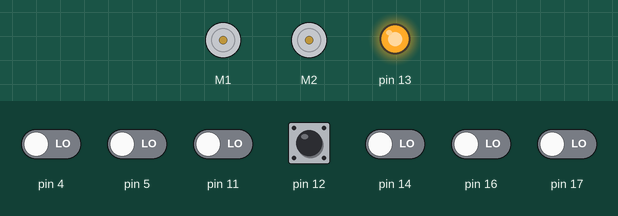
Simulated run of this sketch. Board: Arduino Uno, built with avr-gcc and run on an emulated ATmega328P. On the bench: 2 × DC motor (green arrow = forward, orange = backward, longer = faster), output pins drawn as LEDs (lit = HIGH). The test bench sets the inputs (shaded band); at power-on: pin 12 HIGH, pin 4, pin 5, pin 11, pin 14, pin 16, pin 17 LOW. What the sketch prints to the serial monitor is not drawn.

Above: at 1.3 s.
1.4 s: pin 12 pulled LOW for 0.15 s
At 3.7 s:
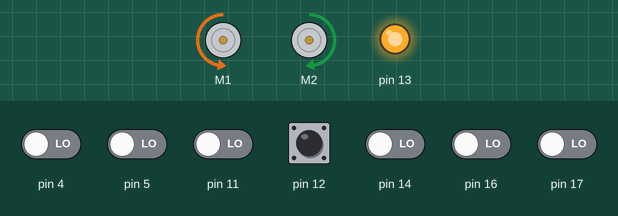
At 4.3 s:
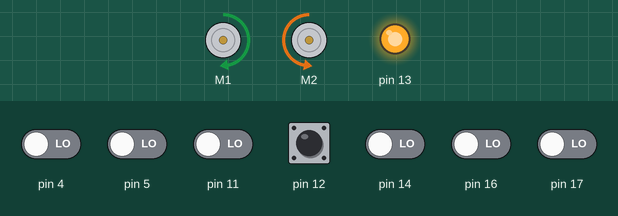
4.5 s: pin 12 pulled LOW for 3.2 s
At 6.5 s:
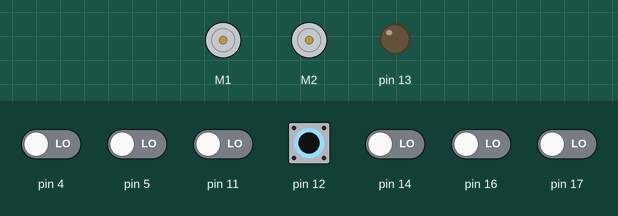
Timing chart, 0 to 8.0 s (numbered marks = the images above; inputs shaded):
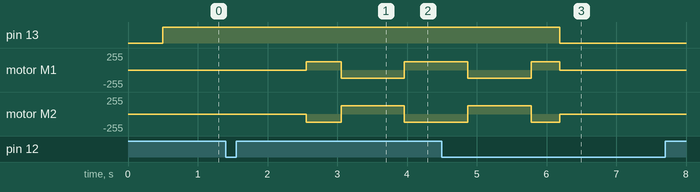

The sketch:

task2Attempt3.ino
```cpp
#include <QTRSensors.h>
#include <ZumoReflectanceSensorArray.h>
#include <ZumoMotors.h>
#include <ZumoBuzzer.h>
#include <Pushbutton.h>

#define LED 13
//#define QTR_THRESHOLD 1500 // microseconds


ZumoMotors motors;
Pushbutton button(ZUMO_BUTTON);
#define NUM_SENSORS 6
unsigned int sensor_values[NUM_SENSORS];
ZumoReflectanceSensorArray reflectanceSensors(QTR_NO_EMITTER_PIN);

// This is the maximum speed the motors will be allowed to turn.
// (400 lets the motors go at top speed; decrease to impose a speed limit)
const int MAX_SPEED = 300;

#define TRIGGER_PIN  2  // Arduino pin tied to trigger pin on the ultrasonic sensor.
#define ECHO_PIN     6  // Arduino pin tied to echo pin on the ultrasonic sensor.
#define MAX_DISTANCE 200 // Maximum distance we want to ping for (in centimeters). Maximum sensor distance is rated at 400-500cm.

// these might need to be tuned for different motor types
#define REVERSE_SPEED     100 // 0 is stopped, 400 is full speed
#define TURN_SPEED        100
#define FORWARD_SPEED     100
#define REVERSE_DURATION  100 // ms
#define TURN_DURATION     200 // ms

void setup()
{
  // put your setup code here, to run once:
  Serial.begin(9600);
  Serial.println("waiting...");
  delay(500);
  reflectanceSensors.init();

    // Turn on LED to indicate we are in calibration mode
  pinMode(13, OUTPUT);
  digitalWrite(13, HIGH);
  button.waitForButton();

  // Wait 1 second and then begin automatic sensor calibration
  // by rotating in place to sweep the sensors over the line
  delay(1000);
  int i;
  for(i = 0; i < 80; i++)
  {
    if ((i > 10 && i <= 30) || (i > 50 && i <= 70))
      motors.setSpeeds(-200, 200);
    else
      motors.setSpeeds(200, -200);
    reflectanceSensors.calibrate();

    // Since our counter runs to 80, the total delay will be
    // 80*20 = 1600 ms.
    delay(20);
  }
  motors.setSpeeds(0,0);
    // Turn off LED to indicate we are through with calibration
  digitalWrite(13, LOW);
  button.waitForButton();
}

void loop()
{
  // put your main code here, to run repeatedly:
  delay(50); // Wait 50ms between pings (about 20 pings/sec). 29ms should be the shortest delay between pings.
  if (Serial.available()>0)
  {
    char movement = (char) Serial.read();
    switch (movement)
    {
      case 'w': motors.setSpeeds(100, 100); break;
      case 'd': motors.setSpeeds(0, -150); break;
      case 's': motors.setSpeeds(-400, -400);  break;
      case 'a': motors.setSpeeds(-150, 0); break;
      case ' ': motors.setSpeeds(0,0); break;
      //case 't':

    } // end switch
  } // end if something read on Serial...
  int position = reflectanceSensors.readLine(sensor_values,1);
  Serial.println(position);
  if (sensor_values[0] > position)
  {
    // if leftmost sensor detects line, reverse and turn to the right
    motors.setSpeeds(-REVERSE_SPEED, -REVERSE_SPEED);
    delay(REVERSE_DURATION);
    motors.setSpeeds(0, 0);
  }
  else if (sensor_values[5] > position)
  {
    // if rightmost sensor detects line, reverse and turn to the left
    // if rightmost sensor detects line, reverse and turn to the left
    motors.setSpeeds(-REVERSE_SPEED, -REVERSE_SPEED);
    delay(REVERSE_DURATION);
    motors.setSpeeds(0, 0);
  }

}
```

Measured:
- after the input at 1.4 s, motor M1: stopped → forward 127/255 after 1.2 s, → backward 127/255 0.50 s later, → forward 127/255 0.91 s later; motor M2: stopped → backward 127/255 after 1.2 s, → forward 127/255 0.50 s later, → backward 127/255 0.91 s later
